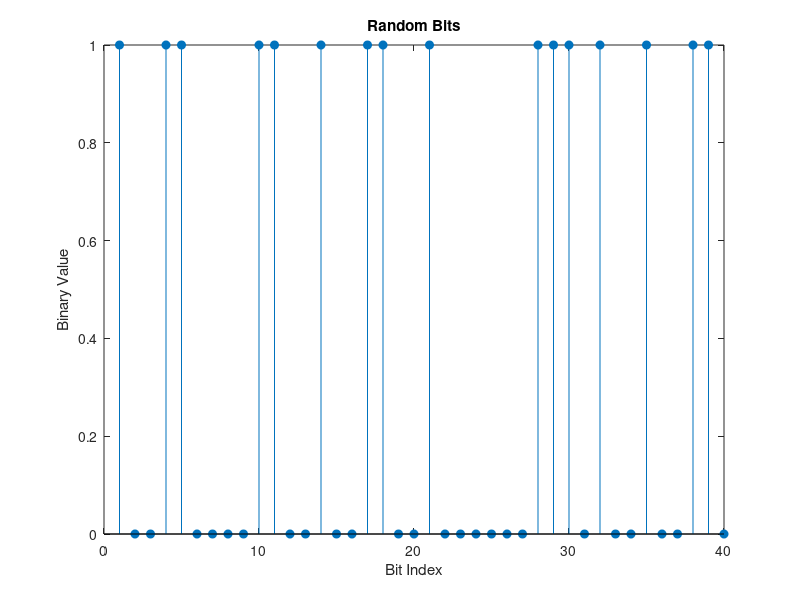
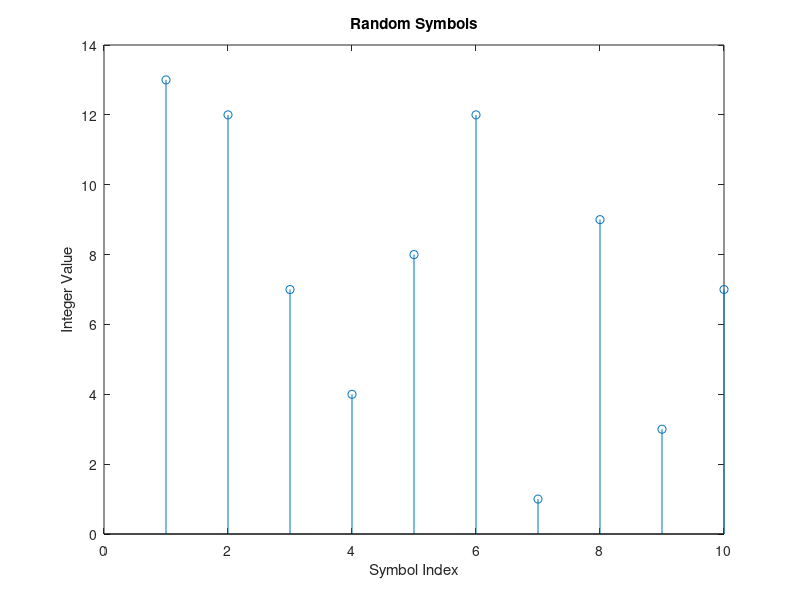
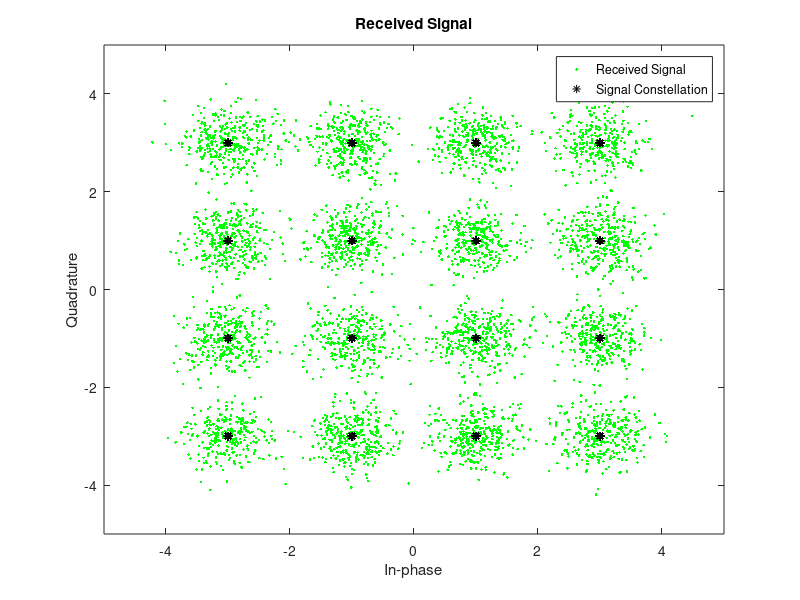

Recreate these plots in MATLAB, in order.
%% Incorporating Gray Coding
% This example, described in the Getting Started chapter of the
% Communications Toolbox documentation, aims to solve the following
% problem:
%
% Modify the modulation example (COMMDOC_MOD) so that it uses
% a Gray-coded signal constellation.

% Copyright 1996-2004 The MathWorks, Inc.
% $Revision: 1.1.6.2 $ $Date: 2004/03/30 13:01:49 $

%% Setup
% Define parameters.
M = 16; % Size of signal constellation
k = log2(M); % Number of bits per symbol
n = 3e4; % Number of bits to process
nsamp = 1; % Oversampling rate

%% Signal Source
% Create a binary data stream as a column vector.
x = randint(n,1); % Random binary data stream

% Plot first 40 bits in a stem plot.
stem(x(1:40),'filled');
title('Random Bits');
xlabel('Bit Index'); ylabel('Binary Value');

%% Bit-to-Symbol Mapping
% Convert the bits in x into k-bit symbols, using
% Gray coding.

% A. Define a vector for mapping bits to symbols using
% Gray coding. The vector is specific to the arrangement
% of points in a 16-QAM constellation.
mapping = [0 1 3 2 4 5 7 6 12 13 15 14 8 9 11 10].';

% B. Do ordinary binary-to-decimal mapping.
xsym = bi2de(reshape(x,k,length(x)/k).','left-msb');

% C. Map from binary coding to Gray coding.
xsym = mapping(xsym+1);

%% Stem Plot of Symbols 
% Plot first 10 symbols in a stem plot.
figure; % Create new figure window.
stem(xsym(1:10));
title('Random Symbols');
xlabel('Symbol Index'); ylabel('Integer Value');

%% Modulation
% Modulate using 16-QAM.
y = qammod(xsym,M);

%% Transmitted Signal
ytx = y;

%% Channel
% Send signal over an AWGN channel.
EbNo = 10; % In dB
snr = EbNo + 10*log10(k) - 10*log10(nsamp);
ynoisy = awgn(ytx,snr,'measured');

%% Received Signal
yrx = ynoisy;

%% Scatter Plot
% Create scatter plot of noisy signal and transmitted
% signal on the same axes.
h = scatterplot(yrx(1:nsamp*5e3),nsamp,0,'g.');
hold on;
scatterplot(ytx(1:5e3),1,0,'k*',h);
title('Received Signal');
legend('Received Signal','Signal Constellation');
axis([-5 5 -5 5]); % Set axis ranges.
hold off;

%% Demodulation
% Demodulate signal using 16-QAM.
zsym = qamdemod(yrx,M);

%% Symbol-to-Bit Mapping
% Undo the bit-to-symbol mapping performed earlier.

% A. Define a vector that inverts the mapping operation.
[dummy demapping] = sort(mapping);
% Initially, demapping has values between 1 and M.
% Subtract 1 to obtain values between 0 and M-1.
demapping = demapping - 1;

% B. Map between Gray and binary coding.
zsym = demapping(zsym+1);

% C. Do ordinary decimal-to-binary mapping.
z = de2bi(zsym,'left-msb');
% Convert z from a matrix to a vector.
z = reshape(z.',prod(size(z)),1);

%% BER Computation
% Compare x and z to obtain the number of errors and
% the bit error rate.
[number_of_errors,bit_error_rate] = biterr(x,z)
